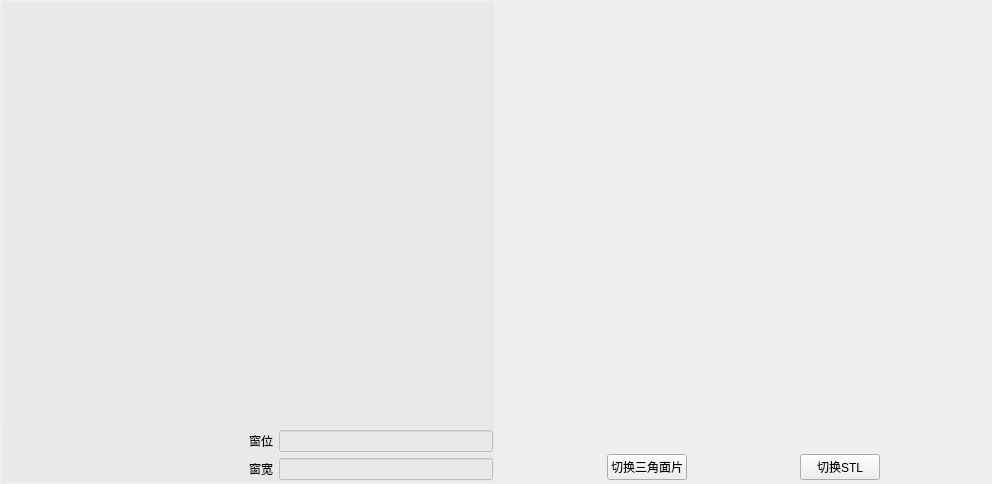
<?xml version="1.0" encoding="UTF-8"?>
<ui version="4.0">
 <class>ThreeDimsReconstruct</class>
 <widget class="QWidget" name="ThreeDimsReconstruct">
  <property name="geometry">
   <rect>
    <x>0</x>
    <y>0</y>
    <width>992</width>
    <height>484</height>
   </rect>
  </property>
  <property name="windowTitle">
   <string>ThreeDimsReconstruct</string>
  </property>
  <layout class="QHBoxLayout" name="horizontalLayout_5">
   <property name="spacing">
    <number>2</number>
   </property>
   <property name="leftMargin">
    <number>2</number>
   </property>
   <property name="topMargin">
    <number>2</number>
   </property>
   <property name="rightMargin">
    <number>2</number>
   </property>
   <property name="bottomMargin">
    <number>2</number>
   </property>
   <item>
    <widget class="QWidget" name="widget" native="true">
     <property name="styleSheet">
      <string notr="true">background-color: rgba(232, 232, 232,150);r</string>
     </property>
     <layout class="QVBoxLayout" name="verticalLayout_2" stretch="5,1">
      <property name="spacing">
       <number>2</number>
      </property>
      <property name="leftMargin">
       <number>2</number>
      </property>
      <property name="topMargin">
       <number>2</number>
      </property>
      <property name="rightMargin">
       <number>2</number>
      </property>
      <property name="bottomMargin">
       <number>2</number>
      </property>
      <item>
       <widget class="QCustomPlot" name="showPlot" native="true">
        <property name="minimumSize">
         <size>
          <width>0</width>
          <height>0</height>
         </size>
        </property>
        <property name="styleSheet">
         <string notr="true"/>
        </property>
       </widget>
      </item>
      <item>
       <layout class="QHBoxLayout" name="horizontalLayout_4">
        <item>
         <spacer name="horizontalSpacer_4">
          <property name="orientation">
           <enum>Qt::Horizontal</enum>
          </property>
          <property name="sizeHint" stdset="0">
           <size>
            <width>40</width>
            <height>20</height>
           </size>
          </property>
         </spacer>
        </item>
        <item>
         <layout class="QVBoxLayout" name="verticalLayout">
          <item>
           <layout class="QHBoxLayout" name="horizontalLayout_2">
            <item>
             <widget class="QLabel" name="label">
              <property name="text">
               <string>窗位</string>
              </property>
             </widget>
            </item>
            <item>
             <widget class="QLineEdit" name="lineEdit"/>
            </item>
           </layout>
          </item>
          <item>
           <layout class="QHBoxLayout" name="horizontalLayout">
            <item>
             <widget class="QLabel" name="label_2">
              <property name="text">
               <string>窗宽</string>
              </property>
             </widget>
            </item>
            <item>
             <widget class="QLineEdit" name="lineEdit_2"/>
            </item>
           </layout>
          </item>
         </layout>
        </item>
       </layout>
      </item>
     </layout>
    </widget>
   </item>
   <item>
    <widget class="QWidget" name="widget_2" native="true">
     <layout class="QVBoxLayout" name="verticalLayout_3" stretch="10,1">
      <property name="spacing">
       <number>2</number>
      </property>
      <property name="leftMargin">
       <number>2</number>
      </property>
      <property name="topMargin">
       <number>2</number>
      </property>
      <property name="rightMargin">
       <number>2</number>
      </property>
      <property name="bottomMargin">
       <number>2</number>
      </property>
      <item>
       <widget class="QVTKWidget" name="vtkWidget"/>
      </item>
      <item>
       <layout class="QHBoxLayout" name="horizontalLayout_3">
        <item>
         <spacer name="horizontalSpacer">
          <property name="orientation">
           <enum>Qt::Horizontal</enum>
          </property>
          <property name="sizeHint" stdset="0">
           <size>
            <width>40</width>
            <height>20</height>
           </size>
          </property>
         </spacer>
        </item>
        <item>
         <widget class="QPushButton" name="pushButton">
          <property name="text">
           <string>切换三角面片</string>
          </property>
         </widget>
        </item>
        <item>
         <spacer name="horizontalSpacer_2">
          <property name="orientation">
           <enum>Qt::Horizontal</enum>
          </property>
          <property name="sizeHint" stdset="0">
           <size>
            <width>40</width>
            <height>20</height>
           </size>
          </property>
         </spacer>
        </item>
        <item>
         <widget class="QPushButton" name="pushButton_3">
          <property name="text">
           <string>切换STL</string>
          </property>
         </widget>
        </item>
        <item>
         <spacer name="horizontalSpacer_3">
          <property name="orientation">
           <enum>Qt::Horizontal</enum>
          </property>
          <property name="sizeHint" stdset="0">
           <size>
            <width>40</width>
            <height>20</height>
           </size>
          </property>
         </spacer>
        </item>
       </layout>
      </item>
     </layout>
    </widget>
   </item>
  </layout>
 </widget>
 <layoutdefault spacing="6" margin="11"/>
 <customwidgets>
  <customwidget>
   <class>QVTKWidget</class>
   <extends>QWidget</extends>
   <header>QVTKWidget.h</header>
  </customwidget>
  <customwidget>
   <class>QCustomPlot</class>
   <extends>QWidget</extends>
   <header location="global">qcustomplot.h</header>
   <container>1</container>
  </customwidget>
 </customwidgets>
 <resources/>
 <connections/>
</ui>
